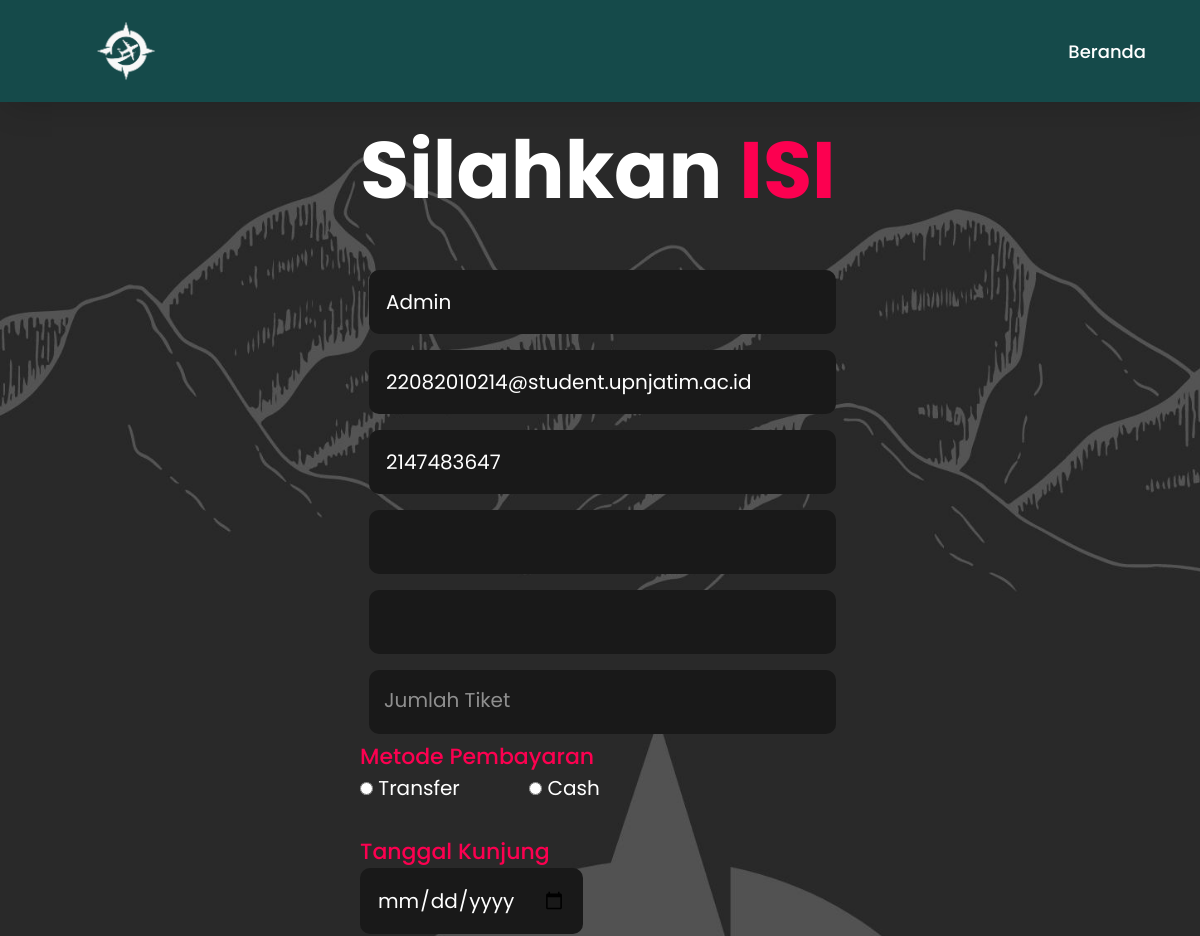
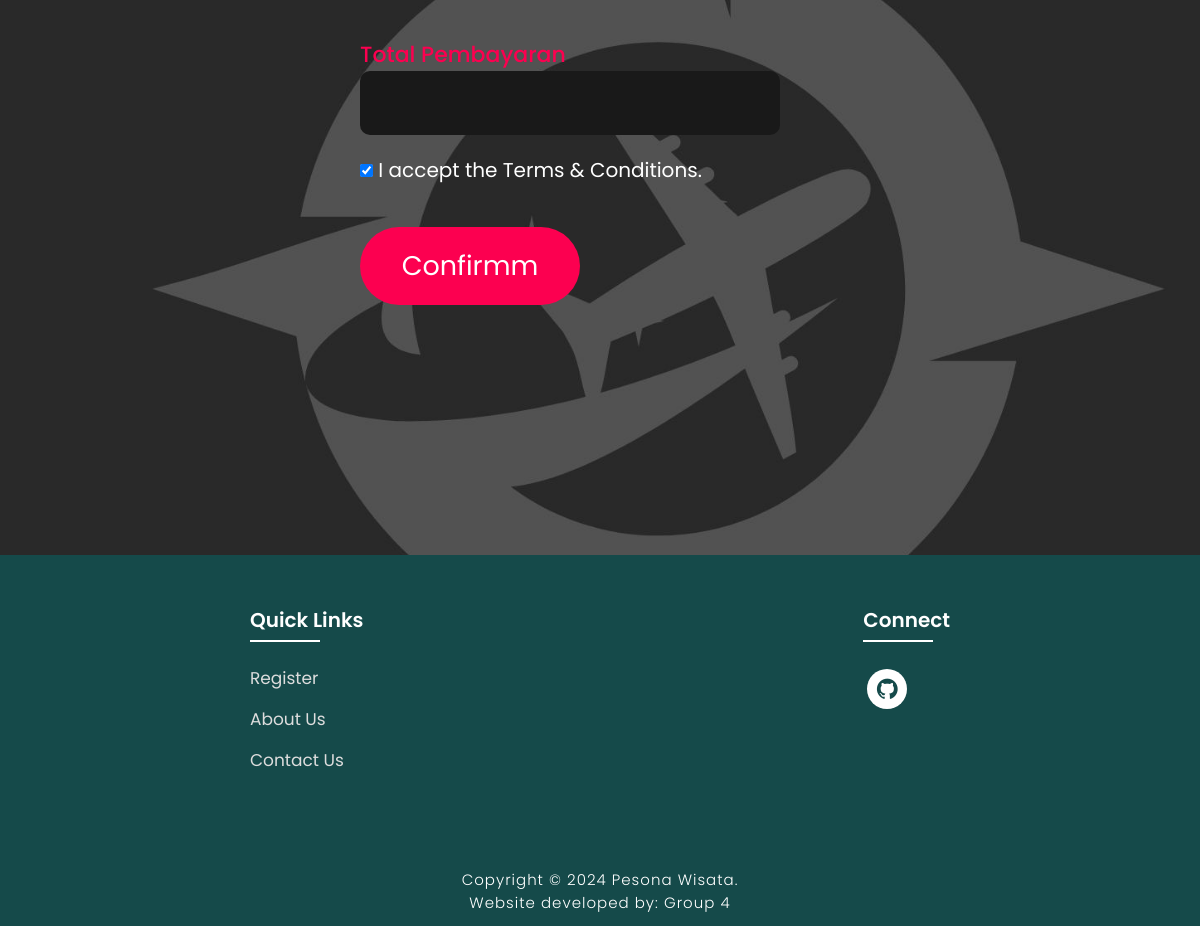
The app's page /prosesbeli.php (signed in) with its own data (2 pictures, top to bottom).
### tables this page shows
CREATE TABLE `tb_user` (
  `id_user` int(20) NOT NULL,
  `email` varchar(50) NOT NULL,
  `phone_number` varchar(50) NOT NULL,
  `name` varchar(50) NOT NULL,
  `username` varchar(50) NOT NULL,
  `password` varchar(255) NOT NULL,
  `gender` varchar(50) NOT NULL,
  `date` date NOT NULL
);

### prosesbeli.php (the view, shortened to what this page needs)
<?php
include_once("koneksi.php");
$nama_pengguna = "";
$wisata = "";
if (isset($_SESSION['nama'])) {
    $username = $_SESSION['nama'];
    $query = "SELECT name FROM tb_user WHERE username = '$username'";
    $hasil = mysqli_query($conn, $query);
    if ($hasil && mysqli_num_rows($hasil) > 0) {
        $row = mysqli_fetch_assoc($hasil);
        $nama_pengguna = $row['name'];
    } else {
        echo "Error: Pengguna tidak ditemukan";
    }
} else {
    header("location:login.php");
    exit;
}
$query = "SELECT * FROM `tb_user` WHERE name LIKE '$nama_pengguna'";
$hasil = mysqli_query($conn, $query);
$userData = mysqli_fetch_assoc($hasil);
$que = "SELECT * FROM `tb_wisata` WHERE nama_wisata LIKE '$wisata'";
$result = mysqli_query($conn, $que);
$userWisata = mysqli_fetch_assoc($result);
?>
<!DOCTYPE html>
<html lang="en">
<head>
    <link rel="stylesheet" type="text/css" href="./css/style.css">
    <link rel="stylesheet"
    href="https://unpkg.com/boxicons@latest/css/boxicons.min.css">
</head>
<body style="background-image: url(./asset/bgAbout.jpg);" class="register-body">
    <nav style="position: absolute;">
        <img src="./asset/logo.png" class="logo" alt="Logo" title="Pesona Wisata">
        <ul class="navbar">
            <li>
            <a href="./user.php">Beranda</a>
            </li>
        </ul>
    </nav>
    <section class="registration">
        <div class="register-form">
            <h1>Silahkan <span>ISI</span></h1>
            <form action="prosespembelian.php" method="POST">
                <div class="inputbox-register">
                    <input  type="text" value="<?php echo $userData['name'] ?>" required="Requiered" name="Name" readonly>
                </div>
                <div class="inputbox-register">
                    <input  type="text" value="<?php echo $userData['email'] ?>" required="Requiered" name="Email" readonly>
                </div>
                <div class="inputbox-register">
                    <input  type="text" value="<?php echo $userData['phone_number'] ?>" required="Requiered" name="phoneno" readonly>
                </div>
                <div class="inputbox-register">
                    <input  type="text" value="<?php echo $userWisata['nama_wisata'] ?>" required="Requiered" name="wisata" readonly>
                </div>
                <div class="inputbox-register">
                    <input  type="text" id="hargaPerTiket" value="<?php echo $userWisata['harga_wisata'] ?>" required="Requiered" name="harga" readonly>
                </div>
                <div class="inputbox-register">
                    <input type="number" id="jumlah" name="jumlah" required="Requiered" oninput="calculateTotal()">
                    <span>Jumlah Tiket</span><br>
                </div>
                <h4>Metode Pembayaran</h4>
                <input type="radio" name="Gender" value="Transfer" id="" required> Transfer &nbsp; &nbsp; &nbsp; &nbsp; &nbsp; &nbsp;
                <input type="radio" name="Gender" value="Cash" id=""> Cash
                <h4>Tanggal Kunjung</h4>
                <input type="date" name="Date" id="jadwal" required>
                <h4>Total Pembayaran</h4>
                    <input type="text" id="totalPembayaran" required="Requiered" name="totalPembayaran" readonly><br>
                <input type="checkbox" name="t&c" id="" checked required> I accept the Terms & Conditions.
                <br> <br>
                <input type="submit" value="Confirmm" name="Submit" class="submitbtn">
            </form>
        </div>
    </section>
<section class="footer">
    <div class="foot">
        <div class="footer-content">
            <div class="footlinks">
                <h4>Quick Links</h4>
                <ul>
                    <li><a href="./register.php">Register</a></li>
                    <li><a href="./about.php">About Us</a></li>
                    <li><a href="./contact.php">Contact Us</a></li>
                </ul>
            </div>
            <div class="footlinks">
                <h4>Connect</h4>
                <div class="social">
                <a href="https://github.com/NovallFirmansyah/Project-UASS.git" target="_blank"><i class='bx bxl-github'></i></a>
                </div>
            </div>
        </div>
    </div>
    <div class="end">
        <p>Copyright © 2024 Pesona Wisata.<br>Website developed by: Group 4</p>
    </div>
</section>
</body>
</html>

### css/style.css (style rules this page uses)
* { padding:0; margin:0; box-sizing:border; font-family:'Poppins',sans-serif; text-decoration: none; list-style: none; scroll-behavior: smooth; }
nav { width: 100%; position: fixed; background-color: #154a4a; box-shadow: 5px 5px 30px rgba(0, 0, 0, 15%); display: flex; align-items: center; justify-content: space-between; padding-top: 0.3125rem; padding-bottom: 0.3125rem; z-index: 1000; }
nav .logo { width: 60px; margin: 2vh; margin-left: 8%; }
nav ul li { list-style: none; display: inline-block; margin-left: 40px; }
.navbar { margin: 0%; display: flex; margin-right: 4vh; }
.navbar a { color: white; font-size: 18px; padding: 10px 22px; border-radius: 4px; font-weight: 500; text-decoration: none; transition: ease 0.40s; }
nav ul li a { text-decoration: none; color: rgb(255, 255, 255); font-size: 17px; }
.footer { margin-top: 120px; background-color: rgb(21, 74, 74); }
.foot { padding: 20px 0; }
.footer-content { display: flex; flex-wrap: wrap; justify-content: space-around; }
.footlinks h4 { margin-top: 30px; font-size: 20px; font-weight: 600; color: white; margin-bottom: 30px; position: relative; }
.footlinks h4::before { content: ""; position: absolute; height: 2px; width: 70px; left: 0; bottom: -7px; background: white; }
.footlinks ul li { margin-bottom: 15px; }
.footlinks ul li a { font-size: 17px; color: #dddddd; display: block; transition: ease 0.30s; }
.social a { font-size: 25px; margin: 4px; height: 40px; width: 40px; color: rgb(21, 74, 74); background-color: white; display: inline-flex; justify-content: center; align-items: center; border-radius: 20px; transition: ease 0.30s; }
.end { text-align: center; padding-top: 60px; padding-bottom: 12px; }
.end p { font-size: 15px; color: white; letter-spacing: 1px; font-weight: 300; }
.register-body { background-repeat: no-repeat; background-size: cover; }
.registration { padding: 110px 30%; height: 100%; min-height: 100vh; }
.inputbox-register { margin-left: -10px; padding: 10px; width: 95%; height: 30px; margin: 30px -1px; display: block; position: relative; }
.inputbox-register input { height: 100%; width: 95%; background-color: transparent; border: none; outline: none; border: 2px solid white; border-radius: 10px; font-size: 16pt; padding: 0px 0px 0px 20px; color: white; }
.inputbox-register span { position: absolute; left: 15px; top: 15px; padding: 10px; color: #8f8f8f; pointer-events: none; transition: 0.4s; background-color: transparent; border-radius: 10px; }
.register-form h1 { font-size: 80px; color: white; margin-bottom: 20px; }
.register-form h1 span { color: #fc0050; }
.register-form { color: white; font-size: 20px; }
.register-form form input { color: white; padding: 17px; background-color: #191919; font-size: 20px; outline: none; border: none; border-radius: 10px; margin-bottom: 20px; }
.register-form h4 { font-size: 22px; font-weight: 500; margin-top: 20px; color: #fc0050; }
.register-form form .submitbtn { display: inline-block; background-color: #fc0050; font-size: 27px; font-weight: 600px; border: 2px solid transparent; border-radius: 60px; width: 220px; cursor: pointer; transition: ease 0.30s; }

### records on screen
tb_user: Name "Admin", Email "22082010214@student.upnjatim.ac.id", phoneno "2147483647"
